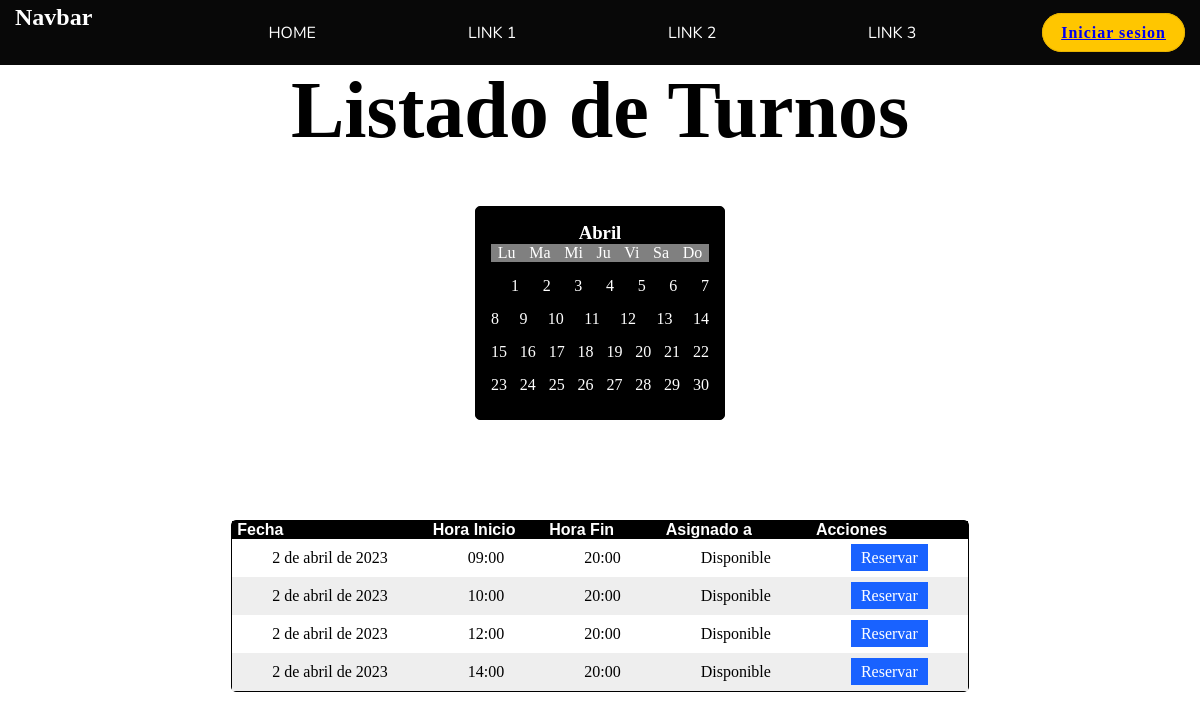
Page /recolectando/2023-04-02 on the committed database.
### Turnos/models.py (models this page shows, shortened)
class Turno(models.Model):
    fecha = models.DateField()
    hora_inicio = models.TimeField()
    hora_fin = models.TimeField()
    asignado_a = models.ForeignKey(User, on_delete=models.SET_NULL, null=True, blank=True)
    activo = models.BooleanField(default=True)

### Turnos/views.py (the view)
# urls.py: path('recolectando/<id>', recolectando, name="recolecta"),
def recolectando(request, id):
    horaInicio=  Turno.objects.filter(fecha__startswith=id)
    return render(request ,'Turnos/filtro.html' , {"horaInicio": horaInicio})

### Turnos/templates/Turnos/filtro.html (shortened to what this page needs)
 {% extends 'Turnos/turnos.html' %}
 {% block Lista %}
{% load static %}
 <div class="container filtroDiv">
        <table cellspacing="0">
            <thead>
                <tr class="topLista">
                    <th>Fecha</th>
                    <th>Hora Inicio</th>
                    <th>Hora Fin</th>
                    <th>Asignado a</th>
                    <th>Acciones</th>
                </tr>
            </thead>
            <tbody>
                {% for turno in horaInicio %}
                <tr>
                    <td>{{ turno.fecha }}</td>
                    <td>{{ turno.hora_inicio }}</td>
                    <td>{{ turno.hora_fin }}</td>
                    {% if turno.asignado_a %}
                    <td>{{ turno.asignado_a.username}}</td>
                    {% else %}
                    <td>Disponible</td>
                    {% endif %}
                    <td>
                            {% if turno.activo %}
                            <a class="btn"  href="{% url 'Asignar' turno.id %}">Reservar</a>
                            {% endif %}
                    </td>
                </tr>
                {% empty %}
                <tr>
                    <td colspan="5">No hay turnos disponibles</td>
                </tr>
                {% endfor %}
            </tbody>
        </table>
    </div>
    {% endblock Lista %}

### Turnos/static/Turnos/css/navbar.css (style rules this page uses)
body { margin: 0; background-image: url(); }
* { transition: 0.4s ease all; }

### Turnos/static/Turnos/css/style.css (style rules this page uses)
* { box-sizing: border-box; padding: 0; margin: 0; }
.container { display: flex; width: 100%; justify-content: center; align-items: center; margin-top: 50px; }
tbody td { padding: 10px 40px; }
.btn { text-decoration: none; padding: 5px 10px; color: white; background-color: rgb(25, 98, 255); }
table { border: 1px solid black; border-radius: 5px; }
.topLista { padding: 5px 0; background-color: black; color: white; font-family: 'Lucida Sans', 'Lucida Sans Regular', 'Lucida Grande', 'Lucida Sans Unicode', Geneva, Verdana, sans-serif; font-weight: 100; text-align: left; }
.filtroDiv th { padding-left: 5px; }
tr:nth-child(2), tr:nth-child(4) { background-color: rgb(238, 238, 238); }

### rows in the picture
Turno: fecha "2 de abril de 2023", hora_inicio "09:00", hora_fin "20:00", shows "Disponible", activo "Reservar"
Turno: fecha "2 de abril de 2023", hora_inicio "10:00", hora_fin "20:00", shows "Disponible", activo "Reservar"
Turno: fecha "2 de abril de 2023", hora_inicio "12:00", hora_fin "20:00", shows "Disponible", activo "Reservar"
Turno: fecha "2 de abril de 2023", hora_inicio "14:00", hora_fin "20:00", shows "Disponible", activo "Reservar"
